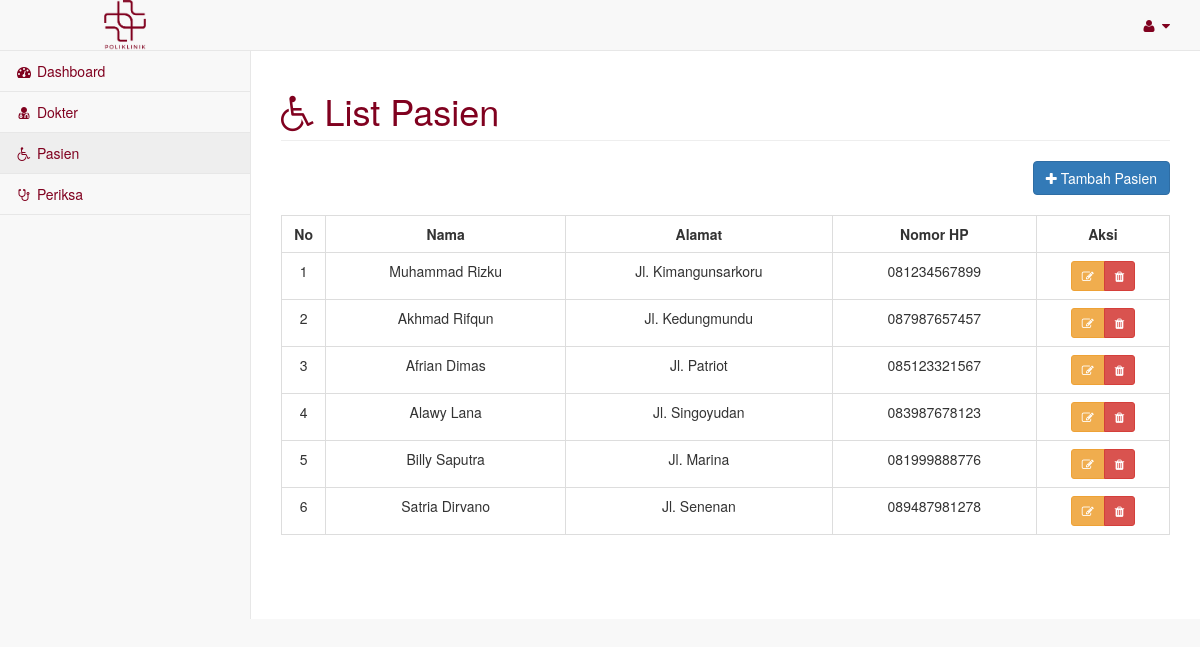
The app's page /master_pasien.php with its own data.
### tables this page shows
CREATE TABLE `pasien` (
  `id_pasien` int(10) NOT NULL,
  `nama_pasien` varchar(255) NOT NULL,
  `alamat_pasien` varchar(255) NOT NULL,
  `no_hp_pasien` varchar(50) NOT NULL
);

### master_pasien.php (the view, shortened to what this page needs)
<!DOCTYPE html>
<html lang="en">
<head>
    <link rel="stylesheet" href="assets/style.css">
    <link href="vendor/bootstrap/css/bootstrap.min.css" rel="stylesheet">
    <link href="vendor/metisMenu/metisMenu.min.css" rel="stylesheet">
    <link href="dist/css/sb-admin-2.css" rel="stylesheet">
    <link href="vendor/morrisjs/morris.css" rel="stylesheet">
    <link href="vendor/font-awesome/css/font-awesome.min.css" rel="stylesheet" type="text/css">
    <link href="vendor/datatables-plugins/dataTables.bootstrap.css" rel="stylesheet">
    <link href="vendor/datatables-responsive/dataTables.responsive.css" rel="stylesheet">
</head>
<body>
<div id="wrapper">
        <nav class="navbar navbar-default navbar-static-top" role="navigation" style="margin-bottom: 0">
            <div class="navbar-header">
                <img src="assets/biomedic.png" alt="" class="img-icon" style="margin-left:100px;">
            </div>
            <ul class="nav navbar-top-links navbar-right">
                <li class="dropdown">
                    <a class="dropdown-toggle" data-toggle="dropdown" href="#" style="color:#80011f;">
                        <i class="fa fa-user fa-fw"></i> <i class="fa fa-caret-down"></i>
                    </a>
                </li>
            </ul>
            <div class="navbar-default sidebar" role="navigation">
                <div class="sidebar-nav navbar-collapse">
                    <ul class="nav" id="side-menu">
                        <li>
                            <a href="halaman_admin.php" style="color:#80011f;"><i class="fa fa-dashboard fa-fw"></i> Dashboard</a>
                        </li>
                        <li>
                            <a href="master_dokter.php" style="color:#80011f;"><i class="fa fa-user-md fa-fw"></i> Dokter</a>
                        </li>
                        <li>
                            <a href="master_pasien.php" style="color:#80011f;"><i class="fa fa fa-wheelchair fa-fw"></i> Pasien</a>
                        </li>
                        <li>
                            <a href="master_periksa.php" style="color:#80011f;"><i class="fa fa-stethoscope fa-fw"></i>  Periksa</a>
                        </li>
                    </ul>
                </div>
            </div>
        </nav>
<div id="page-wrapper">
            <div class="row">
                <div class="col-lg-12">
                    <h1 class="page-header" style="color:#80011f;"><i class="fa fa-wheelchair"></i> List Pasien</h1>
                </div>
                <div class="col-lg-12">
                <div style='float: right;' >
                          <button type="button" class="btn btn-primary btn-icon-split" data-toggle="modal" data-target="#myModal"><i class="fa fa-plus"></i> Tambah Pasien</button>
	            </div>
	            </div>
            </div>
            <br>
          <div class="card-body">
                <div class="table-responsive">
                    <table class="table table-bordered" id="dataTable" width="100%" cellspacing="0">
                    <tr align="center" style="font-weight:bold">
                    <td width="5%">No</td>
                    <td>Nama</td>
                    <td>Alamat</td>
                    <td>Nomor HP</td>
                    <td width="15%">Aksi</td>
                    </tr>
                    <?php
                        include 'koneksi.php';
                        $no = 1;
                        $query = "SELECT * FROM pasien";
                        $result = mysqli_query($koneksi, $query);
                        while ($row = mysqli_fetch_array($result)) :
                            ?>
                                    <tr align="center">
                                    <td><?= $no++ ?></td>
                                    <td><?= $row['nama_pasien'] ?></td>
                                    <td><?= $row['alamat_pasien'] ?></td>
                                    <td><?= $row['no_hp_pasien'] ?></td>
                                    <td>
                                        <div class="btn-group" role="group">
                                        <a title="Edit Data" type="button" class="btn btn-sm btn-warning" data-toggle="modal" data-target="#modalEdit<?=$no?>"><i class="fa fa-edit"></i></a>
                                        <a title="Hapus Data" type="button" class="btn btn-sm btn-danger" data-toggle="modal" data-target="#modalHapus<?=$no?>"><i class="fa fa-trash"></i></a>
                                        </div>
                                    </td>
                                    </tr>
                                    <?php endwhile; ?>
                    </table>
            </div>
         </div>
</div>
</body>
</html>

### assets/style.css (style rules this page uses)
:root { --pr-color:#80011f; }
.img-icon { width: 50px; }

### records on screen
pasien: nama_pasien "Muhammad Rizku", alamat_pasien "Jl. Kimangunsarkoru", no_hp_pasien "081234567899"
pasien: nama_pasien "Akhmad Rifqun", alamat_pasien "Jl. Kedungmundu", no_hp_pasien "087987657457"
pasien: nama_pasien "Afrian Dimas", alamat_pasien "Jl. Patriot", no_hp_pasien "085123321567"
pasien: nama_pasien "Alawy Lana", alamat_pasien "Jl. Singoyudan", no_hp_pasien "083987678123"
pasien: nama_pasien "Billy Saputra", alamat_pasien "Jl. Marina", no_hp_pasien "081999888776"
pasien: nama_pasien "Satria Dirvano", alamat_pasien "Jl. Senenan", no_hp_pasien "089487981278"
